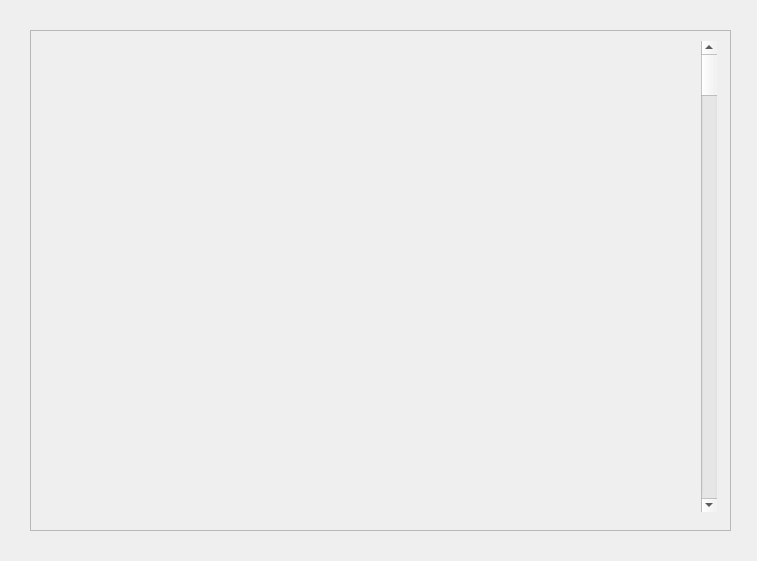
<?xml version="1.0" encoding="UTF-8"?>
<ui version="4.0">
 <class>Form</class>
 <widget class="QWidget" name="Form">
  <property name="geometry">
   <rect>
    <x>0</x>
    <y>0</y>
    <width>757</width>
    <height>561</height>
   </rect>
  </property>
  <property name="windowTitle">
   <string>Form</string>
  </property>
  <widget class="QScrollArea" name="scrollArea">
   <property name="geometry">
    <rect>
     <x>30</x>
     <y>30</y>
     <width>701</width>
     <height>501</height>
    </rect>
   </property>
   <property name="widgetResizable">
    <bool>true</bool>
   </property>
   <widget class="QWidget" name="scrollAreaWidgetContents">
    <property name="geometry">
     <rect>
      <x>0</x>
      <y>0</y>
      <width>699</width>
      <height>499</height>
     </rect>
    </property>
    <widget class="QScrollBar" name="verticalScrollBar">
     <property name="geometry">
      <rect>
       <x>670</x>
       <y>10</y>
       <width>16</width>
       <height>471</height>
      </rect>
     </property>
     <property name="orientation">
      <enum>Qt::Vertical</enum>
     </property>
    </widget>
    <widget class="QLabel" name="label">
     <property name="geometry">
      <rect>
       <x>30</x>
       <y>20</y>
       <width>161</width>
       <height>101</height>
      </rect>
     </property>
     <property name="styleSheet">
      <string notr="true">image: url(:/bildertest/blackcruiser.png);</string>
     </property>
     <property name="text">
      <string/>
     </property>
     <property name="pixmap">
      <pixmap resource="../Bilder/bildtest.qrc">:/bildertest/blackcruiser.png</pixmap>
     </property>
     <property name="scaledContents">
      <bool>true</bool>
     </property>
    </widget>
    <widget class="QLabel" name="label_2">
     <property name="geometry">
      <rect>
       <x>220</x>
       <y>20</y>
       <width>161</width>
       <height>101</height>
      </rect>
     </property>
     <property name="styleSheet">
      <string notr="true">image: url(:/bildertest/kisspng-clip-art-cruise-ship-portable-network-graphics-ima-cruise-ship-clipart-cute-9-13-x-13-dumielaux-5cd9dc01bffa83.4090745.jpg);</string>
     </property>
     <property name="text">
      <string/>
     </property>
     <property name="pixmap">
      <pixmap resource="../Bilder/bildtest.qrc">:/bildertest/kisspng-clip-art-cruise-ship-portable-network-graphics-ima-cruise-ship-clipart-cute-9-13-x-13-dumielaux-5cd9dc01bffa83.4090745.jpg</pixmap>
     </property>
     <property name="scaledContents">
      <bool>true</bool>
     </property>
    </widget>
    <widget class="QLabel" name="label_3">
     <property name="geometry">
      <rect>
       <x>410</x>
       <y>20</y>
       <width>161</width>
       <height>101</height>
      </rect>
     </property>
     <property name="styleSheet">
      <string notr="true">image: url(:/bildertest/kreuzfahrtschiff-logo_74218-64.jpg);</string>
     </property>
     <property name="text">
      <string/>
     </property>
     <property name="pixmap">
      <pixmap resource="../Bilder/bildtest.qrc">:/bildertest/kreuzfahrtschiff-logo_74218-64.jpg</pixmap>
     </property>
     <property name="scaledContents">
      <bool>true</bool>
     </property>
    </widget>
   </widget>
  </widget>
 </widget>
 <resources>
  <include location="../Bilder/bildtest.qrc"/>
 </resources>
 <connections/>
</ui>
